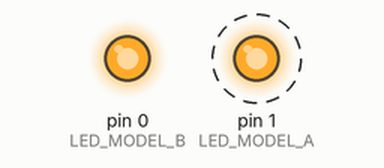
A sketch run on a simulated Arduino Uno, built with avr-gcc and run on an emulated ATmega328P. Parts: output pins drawn as LEDs (lit = HIGH). Dashed ring = blinking.

Above: at 0.2 s.
Timing chart, 0 to 3.0 s (numbered marks = the images above):
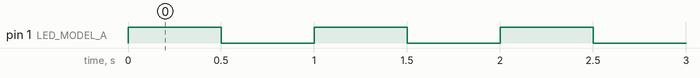

The sketch:

identify-model.ino
```cpp
// (licence header left out)
#define LED_MODEL_A 1
#define LED_MODEL_B 0

void setup()
{
  pinMode(LED_MODEL_A, OUTPUT);
  pinMode(LED_MODEL_B, OUTPUT);

  digitalWrite(LED_MODEL_B, HIGH);
}

void loop()
{
  digitalWrite(LED_MODEL_A, HIGH);
  delay(500);

  digitalWrite(LED_MODEL_A, LOW);
  delay(500);
}
```

Measured:
- by itself, pin 1 (LED_MODEL_A): alternates HIGH for 0.50 s and LOW for 0.50 s
